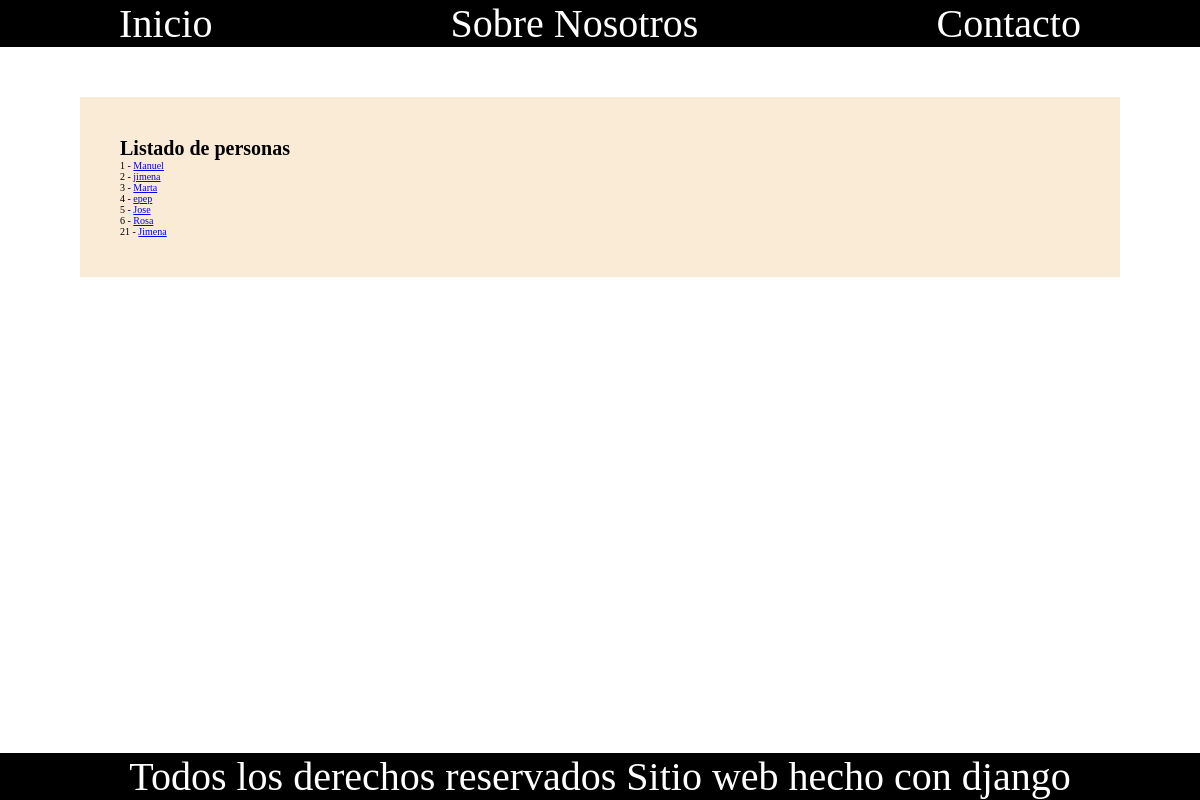
Page /personas/ on the earlier database version.
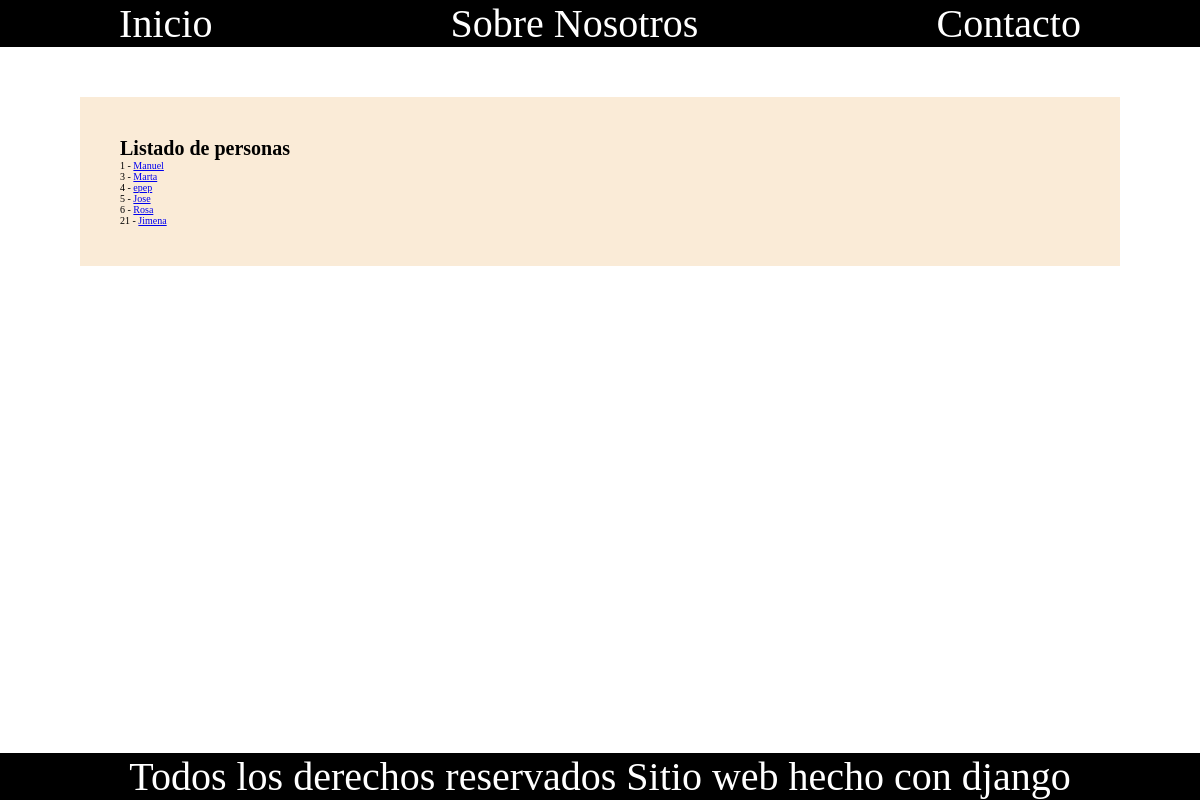
Same page on the later database version.
### personas/models.py (models this page shows)
class Persona(models.Model):
    nombres = models.CharField(max_length=100)
    apellidos = models.CharField(max_length=100)
    edad = models.IntegerField()
    donador = models.BooleanField(default=False)
    def get_absolute_url(self):
        return reverse("personas:persona-detail", kwargs={"pk": self.id})

### personas/views.py (the view)
# urls.py: path('', PersonaListView.as_view(), name='persona-list' ),
class PersonaListView(ListView):
    model = Persona
    queryset = Persona.objects.filter(edad__lte='40')

### personas/templates/personas/persona_list.html (shortened to what this page needs)
{% extends 'base.html' %}
{% block content %}
    <div class="container">
        <h1>Listado de personas</h1>
        {% for instance in object_list  %}
            <p>
                {{ instance.id }} -
                <a href='{{ instance.get_absolute_url }}'> {{ instance.nombres }}</a>
            </p>
        {% endfor %}
    </div>
{% endblock content %}

Differences in the rows shown:
removed Persona: id "2", nombres "jimena"
